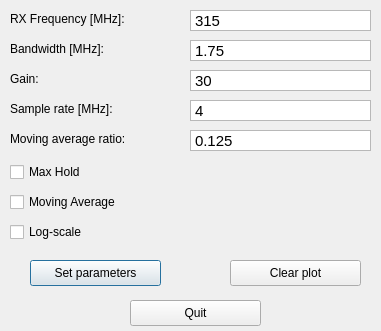
<?xml version="1.0" encoding="UTF-8"?>
<ui version="4.0">
 <class>Dialog</class>
 <widget class="QDialog" name="Dialog">
  <property name="minimumSize">
   <size>
    <width>381</width>
    <height>331</height>
   </size>
  </property>
  <property name="maximumSize">
   <size>
    <width>381</width>
    <height>331</height>
   </size>
  </property>
  <property name="windowTitle">
   <string>soapySpectrum</string>
  </property>
  <widget class="QPushButton" name="btn_set">
   <property name="geometry">
    <rect>
     <x>30</x>
     <y>260</y>
     <width>131</width>
     <height>26</height>
    </rect>
   </property>
   <property name="text">
    <string>Set parameters</string>
   </property>
  </widget>
  <widget class="QCheckBox" name="chkbx_mxhld">
   <property name="geometry">
    <rect>
     <x>10</x>
     <y>160</y>
     <width>100</width>
     <height>24</height>
    </rect>
   </property>
   <property name="text">
    <string>Max Hold</string>
   </property>
  </widget>
  <widget class="QLabel" name="label_rxfreq">
   <property name="geometry">
    <rect>
     <x>10</x>
     <y>10</y>
     <width>161</width>
     <height>18</height>
    </rect>
   </property>
   <property name="text">
    <string>RX Frequency [MHz]:</string>
   </property>
  </widget>
  <widget class="QLabel" name="label_bandwidth">
   <property name="geometry">
    <rect>
     <x>10</x>
     <y>40</y>
     <width>131</width>
     <height>18</height>
    </rect>
   </property>
   <property name="text">
    <string>Bandwidth [MHz]:</string>
   </property>
  </widget>
  <widget class="QLabel" name="label_gain">
   <property name="geometry">
    <rect>
     <x>10</x>
     <y>70</y>
     <width>111</width>
     <height>18</height>
    </rect>
   </property>
   <property name="text">
    <string>Gain:</string>
   </property>
  </widget>
  <widget class="QLabel" name="label_samprate">
   <property name="geometry">
    <rect>
     <x>10</x>
     <y>100</y>
     <width>151</width>
     <height>18</height>
    </rect>
   </property>
   <property name="text">
    <string>Sample rate [MHz]:</string>
   </property>
  </widget>
  <widget class="QTextEdit" name="text_rxfreq">
   <property name="geometry">
    <rect>
     <x>190</x>
     <y>10</y>
     <width>181</width>
     <height>21</height>
    </rect>
   </property>
   <property name="font">
    <font>
     <pointsize>7</pointsize>
    </font>
   </property>
   <property name="inputMethodHints">
    <set>Qt::ImhMultiLine</set>
   </property>
   <property name="verticalScrollBarPolicy">
    <enum>Qt::ScrollBarAlwaysOff</enum>
   </property>
   <property name="horizontalScrollBarPolicy">
    <enum>Qt::ScrollBarAlwaysOff</enum>
   </property>
   <property name="html">
    <string>&lt;!DOCTYPE HTML PUBLIC &quot;-//W3C//DTD HTML 4.0//EN&quot; &quot;http://www.w3.org/TR/REC-html40/strict.dtd&quot;&gt;
&lt;html&gt;&lt;head&gt;&lt;meta name=&quot;qrichtext&quot; content=&quot;1&quot; /&gt;&lt;style type=&quot;text/css&quot;&gt;
p, li { white-space: pre-wrap; }
&lt;/style&gt;&lt;/head&gt;&lt;body style=&quot; font-family:'Cantarell'; font-size:7pt; font-weight:400; font-style:normal;&quot;&gt;
&lt;p style=&quot; margin-top:0px; margin-bottom:0px; margin-left:0px; margin-right:0px; -qt-block-indent:0; text-indent:0px;&quot;&gt;&lt;span style=&quot; font-size:11pt;&quot;&gt;315&lt;/span&gt;&lt;/p&gt;&lt;/body&gt;&lt;/html&gt;</string>
   </property>
   <property name="placeholderText">
    <string>315</string>
   </property>
  </widget>
  <widget class="QTextEdit" name="text_bandwidth">
   <property name="geometry">
    <rect>
     <x>190</x>
     <y>40</y>
     <width>181</width>
     <height>21</height>
    </rect>
   </property>
   <property name="verticalScrollBarPolicy">
    <enum>Qt::ScrollBarAlwaysOff</enum>
   </property>
   <property name="horizontalScrollBarPolicy">
    <enum>Qt::ScrollBarAlwaysOff</enum>
   </property>
   <property name="html">
    <string>&lt;!DOCTYPE HTML PUBLIC &quot;-//W3C//DTD HTML 4.0//EN&quot; &quot;http://www.w3.org/TR/REC-html40/strict.dtd&quot;&gt;
&lt;html&gt;&lt;head&gt;&lt;meta name=&quot;qrichtext&quot; content=&quot;1&quot; /&gt;&lt;style type=&quot;text/css&quot;&gt;
p, li { white-space: pre-wrap; }
&lt;/style&gt;&lt;/head&gt;&lt;body style=&quot; font-family:'Cantarell'; font-size:11pt; font-weight:400; font-style:normal;&quot;&gt;
&lt;p style=&quot; margin-top:0px; margin-bottom:0px; margin-left:0px; margin-right:0px; -qt-block-indent:0; text-indent:0px;&quot;&gt;1.75&lt;/p&gt;&lt;/body&gt;&lt;/html&gt;</string>
   </property>
  </widget>
  <widget class="QTextEdit" name="text_gain">
   <property name="geometry">
    <rect>
     <x>190</x>
     <y>70</y>
     <width>181</width>
     <height>21</height>
    </rect>
   </property>
   <property name="verticalScrollBarPolicy">
    <enum>Qt::ScrollBarAlwaysOff</enum>
   </property>
   <property name="horizontalScrollBarPolicy">
    <enum>Qt::ScrollBarAlwaysOff</enum>
   </property>
   <property name="html">
    <string>&lt;!DOCTYPE HTML PUBLIC &quot;-//W3C//DTD HTML 4.0//EN&quot; &quot;http://www.w3.org/TR/REC-html40/strict.dtd&quot;&gt;
&lt;html&gt;&lt;head&gt;&lt;meta name=&quot;qrichtext&quot; content=&quot;1&quot; /&gt;&lt;style type=&quot;text/css&quot;&gt;
p, li { white-space: pre-wrap; }
&lt;/style&gt;&lt;/head&gt;&lt;body style=&quot; font-family:'Cantarell'; font-size:11pt; font-weight:400; font-style:normal;&quot;&gt;
&lt;p style=&quot; margin-top:0px; margin-bottom:0px; margin-left:0px; margin-right:0px; -qt-block-indent:0; text-indent:0px;&quot;&gt;30&lt;/p&gt;&lt;/body&gt;&lt;/html&gt;</string>
   </property>
  </widget>
  <widget class="QTextEdit" name="text_samprate">
   <property name="geometry">
    <rect>
     <x>190</x>
     <y>100</y>
     <width>181</width>
     <height>21</height>
    </rect>
   </property>
   <property name="verticalScrollBarPolicy">
    <enum>Qt::ScrollBarAlwaysOff</enum>
   </property>
   <property name="horizontalScrollBarPolicy">
    <enum>Qt::ScrollBarAlwaysOff</enum>
   </property>
   <property name="html">
    <string>&lt;!DOCTYPE HTML PUBLIC &quot;-//W3C//DTD HTML 4.0//EN&quot; &quot;http://www.w3.org/TR/REC-html40/strict.dtd&quot;&gt;
&lt;html&gt;&lt;head&gt;&lt;meta name=&quot;qrichtext&quot; content=&quot;1&quot; /&gt;&lt;style type=&quot;text/css&quot;&gt;
p, li { white-space: pre-wrap; }
&lt;/style&gt;&lt;/head&gt;&lt;body style=&quot; font-family:'Cantarell'; font-size:11pt; font-weight:400; font-style:normal;&quot;&gt;
&lt;p style=&quot; margin-top:0px; margin-bottom:0px; margin-left:0px; margin-right:0px; -qt-block-indent:0; text-indent:0px;&quot;&gt;4&lt;/p&gt;&lt;/body&gt;&lt;/html&gt;</string>
   </property>
  </widget>
  <widget class="QCheckBox" name="chkbx_mvgavg">
   <property name="geometry">
    <rect>
     <x>10</x>
     <y>190</y>
     <width>141</width>
     <height>24</height>
    </rect>
   </property>
   <property name="text">
    <string>Moving Average</string>
   </property>
  </widget>
  <widget class="QPushButton" name="btn_clr">
   <property name="geometry">
    <rect>
     <x>230</x>
     <y>260</y>
     <width>131</width>
     <height>26</height>
    </rect>
   </property>
   <property name="text">
    <string>Clear plot</string>
   </property>
  </widget>
  <widget class="QLabel" name="label_mvgavgrate">
   <property name="geometry">
    <rect>
     <x>10</x>
     <y>130</y>
     <width>171</width>
     <height>18</height>
    </rect>
   </property>
   <property name="text">
    <string>Moving average ratio:</string>
   </property>
  </widget>
  <widget class="QTextEdit" name="text_mvgavgratio">
   <property name="geometry">
    <rect>
     <x>190</x>
     <y>130</y>
     <width>181</width>
     <height>21</height>
    </rect>
   </property>
   <property name="verticalScrollBarPolicy">
    <enum>Qt::ScrollBarAlwaysOff</enum>
   </property>
   <property name="horizontalScrollBarPolicy">
    <enum>Qt::ScrollBarAlwaysOff</enum>
   </property>
   <property name="html">
    <string>&lt;!DOCTYPE HTML PUBLIC &quot;-//W3C//DTD HTML 4.0//EN&quot; &quot;http://www.w3.org/TR/REC-html40/strict.dtd&quot;&gt;
&lt;html&gt;&lt;head&gt;&lt;meta name=&quot;qrichtext&quot; content=&quot;1&quot; /&gt;&lt;style type=&quot;text/css&quot;&gt;
p, li { white-space: pre-wrap; }
&lt;/style&gt;&lt;/head&gt;&lt;body style=&quot; font-family:'Cantarell'; font-size:11pt; font-weight:400; font-style:normal;&quot;&gt;
&lt;p style=&quot; margin-top:0px; margin-bottom:0px; margin-left:0px; margin-right:0px; -qt-block-indent:0; text-indent:0px;&quot;&gt;0.125&lt;/p&gt;&lt;/body&gt;&lt;/html&gt;</string>
   </property>
  </widget>
  <widget class="QCheckBox" name="chkbx_lgscl">
   <property name="geometry">
    <rect>
     <x>10</x>
     <y>220</y>
     <width>141</width>
     <height>24</height>
    </rect>
   </property>
   <property name="text">
    <string>Log-scale</string>
   </property>
  </widget>
  <widget class="QPushButton" name="btn_quit">
   <property name="geometry">
    <rect>
     <x>130</x>
     <y>300</y>
     <width>131</width>
     <height>26</height>
    </rect>
   </property>
   <property name="text">
    <string>Quit</string>
   </property>
  </widget>
 </widget>
 <resources/>
 <connections/>
</ui>
